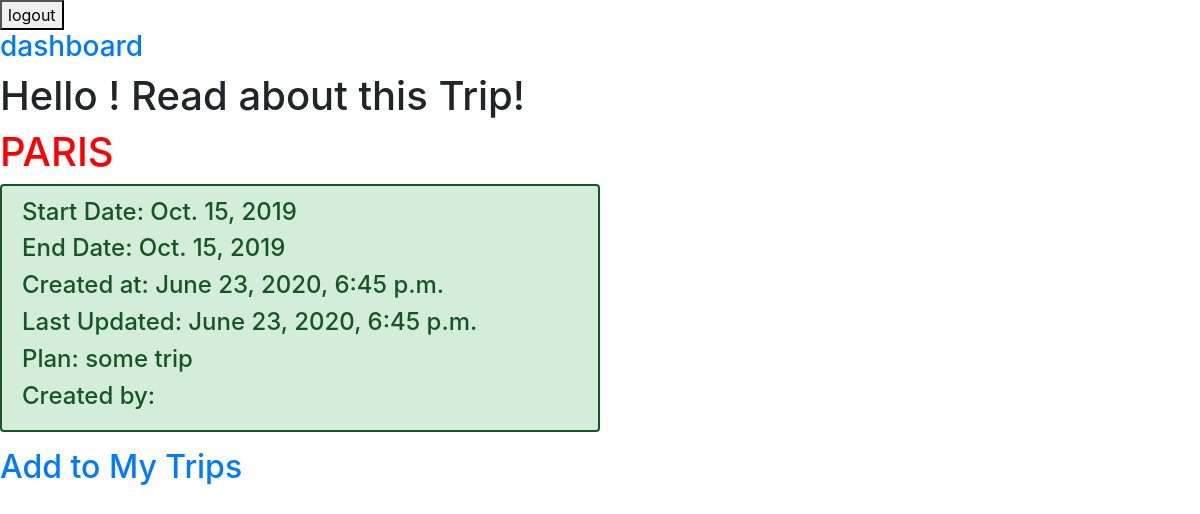
Page /trip/2 on the committed database.
### main/models.py (models this page shows)
class Trip(models.Model):
    destination = models.CharField(max_length=64)
    start_date = models.DateField()
    end_date = models.DateField()
    plan = models.TextField()
    owner = models.ForeignKey(
        User,
        related_name="trips",
        on_delete=models.CASCADE
    )
    created_at = models.DateTimeField(auto_now_add=True)
    updated_at = models.DateTimeField(auto_now=True)
    objects = TripManager()

### main/views.py (the view)
# urls.py: path('trip/<int:trip_id>', views.view_Trip), #view trip
def view_Trip(request, trip_id):
    context = {
         'this_user_trip' : Trip.objects.get(id=trip_id)
    }
    return render(request, "view-trip.html", context)

### main/templates/view-trip.html (shortened to what this page needs)
<!doctype html>
<html lang="en">
  <head>
    <link rel="stylesheet" href="https://stackpath.bootstrapcdn.com/bootstrap/4.3.1/css/bootstrap.min.css">
</head>
  <body>
    <form action="/logout" method="POST">
    <button>logout</button>
    </form>
    <h3><a href="/success">dashboard</a></h3>
    <h1>Hello {{ request.session.userName }}!  Read about this Trip!</h1>
<h1 class="trip_name"> {{ this_user_trip.destination.upper }}</h1>
<div class="rounded alert alert-success" role="alert">
    <h4>Start Date: {{ this_user_trip.start_date }}</h4>
    <h4>End Date: {{ this_user_trip.start_date }}</h4>
    <h4>Created at: {{ this_user_trip.created_at }}</h4>
    <h4>Last Updated: {{ this_user_trip.updated_at }}</h4>
    <h4>Plan: {{ this_user_trip.plan }}</h4>
    <h4>Created by: {{ request.session.userName  }}</h4>
</div>
  <h2><a href="add-to-my-trips">Add to My Trips</a></h2>
  </body>
</html>

### main/templates/view-trip.html (style rules this page uses)
.trip_name { color:red; }
.rounded { border-radius: .25rem!important; border: 2px solid; width: 50%; }

### rows in the picture
Trip: destination "PARIS", start_date "Oct. 15, 2019", created_at "June 23, 2020, 6:45 p.m.", updated_at "June 23, 2020, 6:45 p.m.", plan "some trip"
